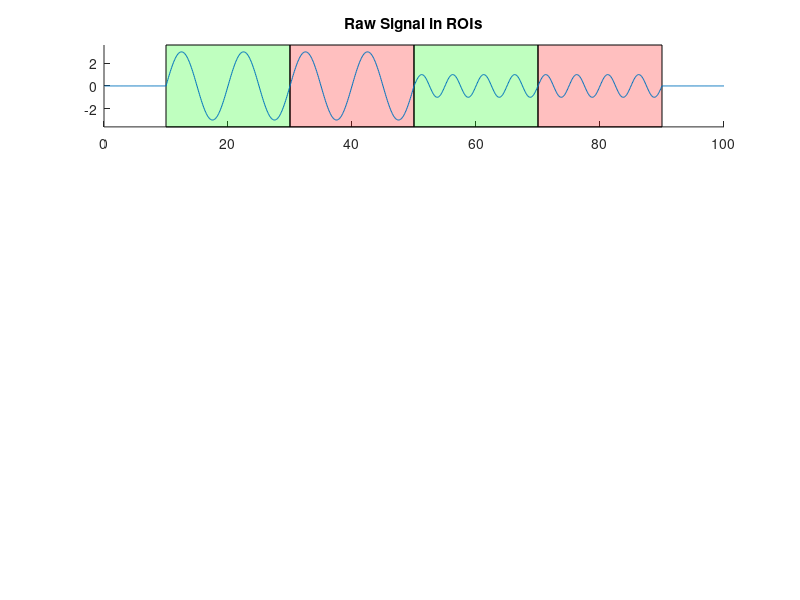

MATLAB code for this plot: (Note: this script raises an error after producing the figure.)
function TEMP_FcClassifierWeightedActivity_SynthData
% TEMP_FcClassifierWeightedActivity_SynthData.m
%
% Created 4/18/16 by DJ.


% set up time constants
nT = 1000;
fs = 10;
% t_events = [10 50 90];
% nT = 1000;
% t_1 = 10; t_2 = 50; t_3 = 90;
t_events = [10 30 50 70 90];

fcWinLength = 100;

t = (1:nT)/fs;

% declare blocks
nCond = numel(t_events)-1;
isCond = false(nCond,length(t));
for i=1:nCond
    isCond(i,:) = t>=t_events(i) & t<t_events(i+1);
end
isBaseline = t<t_events(1) | t>=t_events(end);

% Make synthetic data
% ROIs 1 & 2 are informative
if nCond==2
    nROIs = 3;
    data = nan(nROIs,nT);
    data(:,isBaseline) = 0;

    data(1,isCond(1,:)) = 3*sin(t(isCond(1,:))*2*pi/10);
    data(1,isCond(2,:)) = 3*sin(t(isCond(2,:))*2*pi/10);
    data(2,isCond(1,:)) = 2*-sin(t(isCond(1,:))*2*pi/10);
    data(2,isCond(2,:)) = 2*sin(t(isCond(2,:))*2*pi/10);
    data(3,isCond(1,:)) = sin(t(isCond(1,:))*2*pi/5);
    data(3,isCond(2,:)) = sin(t(isCond(2,:))*2*pi/5);
    % Make synthetic events
    iFcEventSample = [20:5:40, 60:5:80]*fs;
else
    % ROIs 1&2 in 1st & 2nd, ROIs 3&4 in 3rd & 4th
    nROIs = 4;
    data = nan(nROIs,nT);
    data(:,isBaseline) = 0;
    data([1 3],~isBaseline) = repmat(sin(t(~isBaseline)*2*pi/5),2,1);
    data([2 4],~isBaseline) = repmat(cos(t(~isBaseline)*2*pi/5),2,1);
    data(1,isCond(1,:)) = 3*sin(t(isCond(1,:))*2*pi/10);
    data(1,isCond(2,:)) = 3*sin(t(isCond(2,:))*2*pi/10);
    data(2,isCond(1,:)) = 2*-sin(t(isCond(1,:))*2*pi/10);
    data(2,isCond(2,:)) = 2*sin(t(isCond(2,:))*2*pi/10);
    data(3,isCond(3,:)) = 1*sin(t(isCond(3,:))*2*pi/10);
    data(3,isCond(4,:)) = 1*sin(t(isCond(4,:))*2*pi/10);
    data(4,isCond(3,:)) = .5*-sin(t(isCond(3,:))*2*pi/10);
    data(4,isCond(4,:)) = .5*sin(t(isCond(4,:))*2*pi/10);
    % Make synthetic events
    iFcEventSample = [t_events(1)+10:5:t_events(end)-10]*fs;
end
% data = data + randn(size(data))*.2;

% Plot synthetic data
figure(455); clf;
X = data;
maxX = max(abs(X(:)));
ylimits = [-1 1]*maxX*1.2;
for i=1:nROIs
    subplot(nROIs,1,i);
    if i==1
        title('Raw Signal in ROIs')
    end
    hold on;
    % draw blocks
    drawBlocks(t_events,ylimits);
    % draw lines
    plot(t,data(i,:));
    ylim(ylimits)
    PlotVerticalLines(t_events,'r--');
    grid on
    ylabel(sprintf('ROI %d',i));
end
xlabel('time (samples)')


% iFcEventSample = [120:5:480, 520:5:880];
truth = zeros(size(iFcEventSample));
for i=1:nCond
    if mod(i,2)==0
        truth(isCond(i,iFcEventSample)) = 1;
    end
end
fracFcVarToKeep = 1;

% Run through FcClassifier
[D,C,B,Z,Vx,Y,AzLoo] = GetFcClassifierWeightedActivity(X,fracFcVarToKeep,iFcEventSample,truth,fcWinLength);

% Plot weights
figure(456); clf;
maxB = max(abs(B(:)));
ylimits = [-.2 1]*maxB*1.2;
tB = t((1:size(B,2))+round(fcWinLength/2));
for i=1:nROIs
    subplot(nROIs,1,i);
    hold on;
    if i==1
        title('Weight on ROIs')
    end
    % draw blocks
    drawBlocks(t_events,ylimits);
    % draw lines
    plot(tB,B(i,:));
    ylim(ylimits)
    PlotVerticalLines(t_events,'r--');
    grid on
%     ylabel(sprintf('ROI-PC %d',i)); % technically right
    ylabel(sprintf('ROI %d',i)); % simpler
end
xlabel('time (samples)')

% Plot results
figure(457); clf;
maxD = max(abs(D(:)));
ylimits = [-1 1]*maxD;
for i=1:nROIs
    subplot(nROIs,1,i);
    hold on;
    if i==1
        title('Weighted Signal in ROIs')
    end
    % draw blocks
    drawBlocks(t_events,ylimits);
    % draw lines
    plot(t(1:size(D,2)),D(i,:));
    ylim(ylimits)
    PlotVerticalLines(t_events,'r--');
    grid on
    ylabel(sprintf('ROI %d',i));
end
xlabel('time (samples)')

figure(458); clf;
maxZ = max(abs(Z(:)));
ylimits = [-1 1]*maxZ*1.2;
for i=1:nROIs
    subplot(nROIs,2,i*2-1);
    hold on;
    bar(Vx(:,i));
    ylabel(sprintf('weight of \nROI in ROI-PC %d',i));
    subplot(nROIs,2,i*2);
    hold on;
    % draw blocks
    drawBlocks(t_events,ylimits);
    % draw lines
    plot(t(1:size(Z,2)),Z(i,:));
    ylim(ylimits)
    PlotVerticalLines(t_events,'r--');
    grid on
    ylabel(sprintf('activity of \nROI-PC %d',i));
end
xlabel('time (samples)')




function h = drawBlocks(t_events,ylimits)
    nCond = length(t_events)-1;
    for j=1:nCond
        if mod(j,2)==1
            h(j) = patch([t_events(j),t_events(j+1), t_events(j+1),t_events(j)],...
                [ylimits(1), ylimits(1), ylimits(2), ylimits(2)],...
                'g','facecolor','g','facealpha',0.25);
        else
            h(j) = patch([t_events(j),t_events(j+1), t_events(j+1),t_events(j)],...
                [ylimits(1), ylimits(1), ylimits(2), ylimits(2)],...
                'r','facecolor','r','facealpha',0.25);
        end
    end